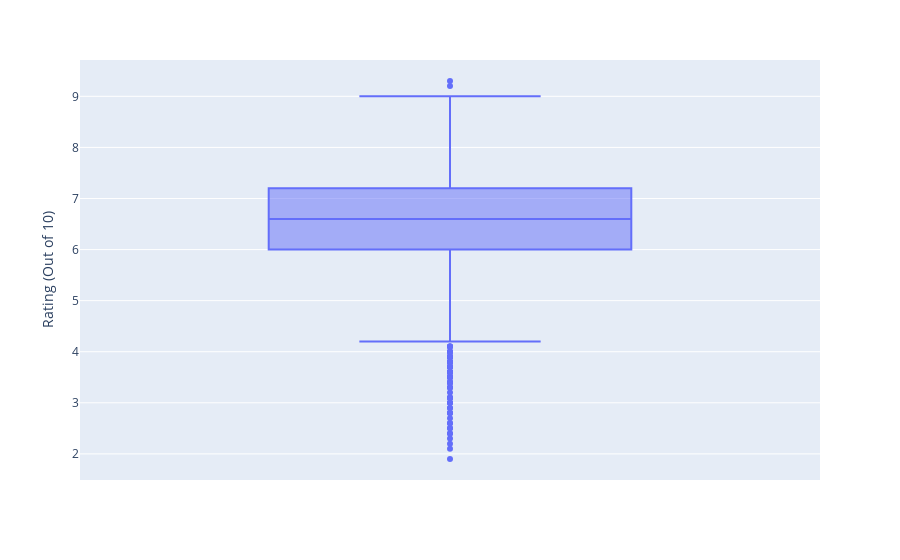

Here is the notebook cell this chart was saved with:
### Code cell
# Analyzing distribution of Rating column and looking for outliers 
fig = px.box(df, y='Rating (Out of 10)')
fig.show()
# Looks good, all betwen 0 and 10

### Figure 1 — Plotly figure (JSON) as saved in the notebook; plotly's stock layout.template omitted (floating-point values rounded to 4 significant figures; data arrays with more than 128 entries replaced by an {"elided": "..."} marker saying what was removed)
{"data": [{"alignmentgroup": "True", "hovertemplate": "Rating (Out of 10)=%{y}<extra></extra>", "legendgroup": "", "marker": {"color": "#636efa"}, "name": "", "notched": false, "offsetgroup": "", "orientation": "v", "showlegend": false, "type": "box", "x0": " ", "xaxis": "x", "y": {"elided": "4514 float values"}, "y0": " ", "yaxis": "y"}], "layout": {"boxmode": "group", "legend": {"tracegroupgap": 0}, "margin": {"t": 60}, "xaxis": {"anchor": "y", "domain": [0, 1]}, "yaxis": {"anchor": "x", "domain": [0, 1], "title": {"text": "Rating (Out of 10)"}}}}
